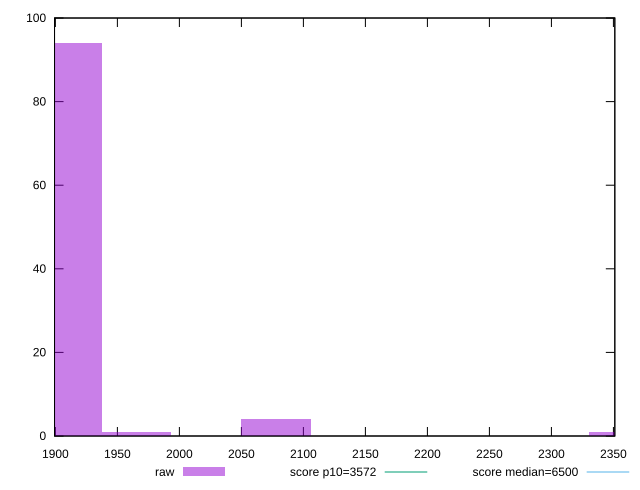

This chart was generated by the following gnuplot code:
reset

$raw <<EOF
2358.4169825057356 1
2077.6530560169576 4
1909.1947001236906 94
1965.3474854214462 1
EOF

set key outside below
set boxwidth 56.15278529775561
set xrange [1899.3210000000001:2351.135]
set yrange [0:100]
set trange [0:100]
set style fill transparent solid 0.5 noborder

set parametric
set terminal svg size 640, 490 enhanced background rgb 'white'
set output "report_0_00242021-02-20T12:25:28.543Z/first-cpu-idle/samples/pages+cached+noadtech/raw/histogram.svg"

plot $raw title "raw" with boxes, \
     3572,t title "score p10=3572", \
     6500,t title "score median=6500"

reset
